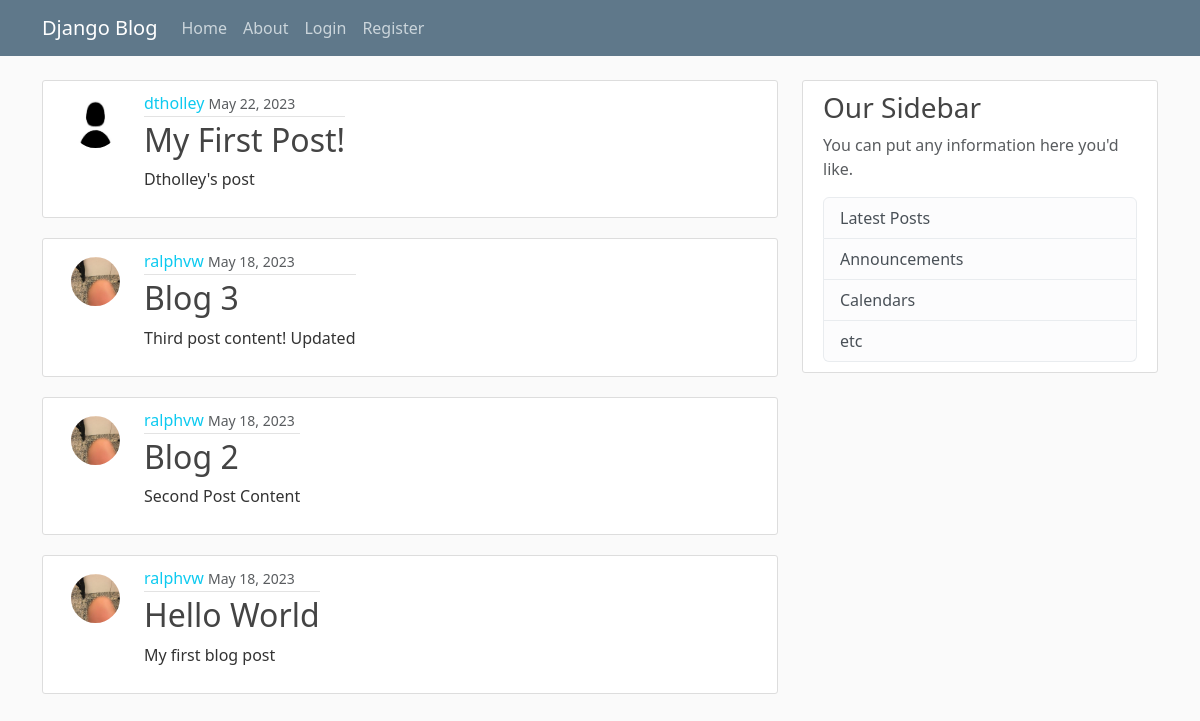
The page / on the database its author committed.
### blog/models.py (models this page shows, shortened)
class Post(models.Model):
    title = models.CharField(max_length=100)
    content = models.TextField()
    date_posted = models.DateTimeField(default=timezone.now)
    author = models.ForeignKey(User, on_delete=models.CASCADE)

### users/models.py (models this page shows, shortened)
class Profile(models.Model):
    user = models.OneToOneField(User, on_delete=models.CASCADE)
    image = models.ImageField(default="default.jpg", upload_to="profile_pics")

### blog/views.py (the view)
# urls.py: path("", PostListView.as_view(), name="blog-home"),
class PostListView(ListView):
    model = Post
    template_name = "blog/home.html"
    context_object_name = "posts"
    ordering = ["-date_posted"]
    paginate_by = 5

### blog/templates/blog/home.html
{% extends 'blog/base.html' %} {% block content %} {% for post in posts %}
<article class="media content-section d-flex">
  <img
    class="rounded-circle article-img d-flex p-2"
    src="{{post.author.profile.image.url}}"
  />
  <div class="media-body">
    <div class="article-metadata">
      <a class="mr-2 text-decoration-none text-info" href="#"
        >{{ post.author }}</a
      >
      <small class="text-muted">{{ post.date_posted|date:"F d, Y" }}</small>
    </div>
    <h2>
      <a
        class="article-title text-decoration-none"
        href="{% url 'post-detail' post.id %}"
        >{{ post.title }}</a
      >
    </h2>
    <p class="article-content">{{ post.content }}</p>
  </div>
</article>
{%endfor%} {% endblock content %}

### blog/static/blog/main.css (style rules this page uses)
body { background: #fafafa; color: #333333; margin-top: 5rem; }
h1, h2, h3, h4, h5, h6 { color: #444444; }
.content-section { background: #ffffff; padding: 10px 20px; border: 1px solid #dddddd; border-radius: 3px; margin-bottom: 20px; }
.article-title { color: #444444; }
.article-content { white-space: pre-line; }
.article-img { height: 65px; width: 65px; margin-right: 16px; }
.article-metadata { padding-bottom: 1px; margin-bottom: 4px; border-bottom: 1px solid #e3e3e3 }

### rows shown on the page
Post: author.profile.image (placeholder picture), author "dtholley", date_posted "May 22, 2023", title "My First Post!", content "Dtholley's post"
Post: author.profile.image (picture), author "ralphvw", date_posted "May 18, 2023", title "Blog 3", content "Third post content! Updated"
Post: author.profile.image (picture), author "ralphvw", date_posted "May 18, 2023", title "Blog 2", content "Second Post Content"
Post: author.profile.image (picture), author "ralphvw", date_posted "May 18, 2023", title "Hello World", content "My first blog post"
